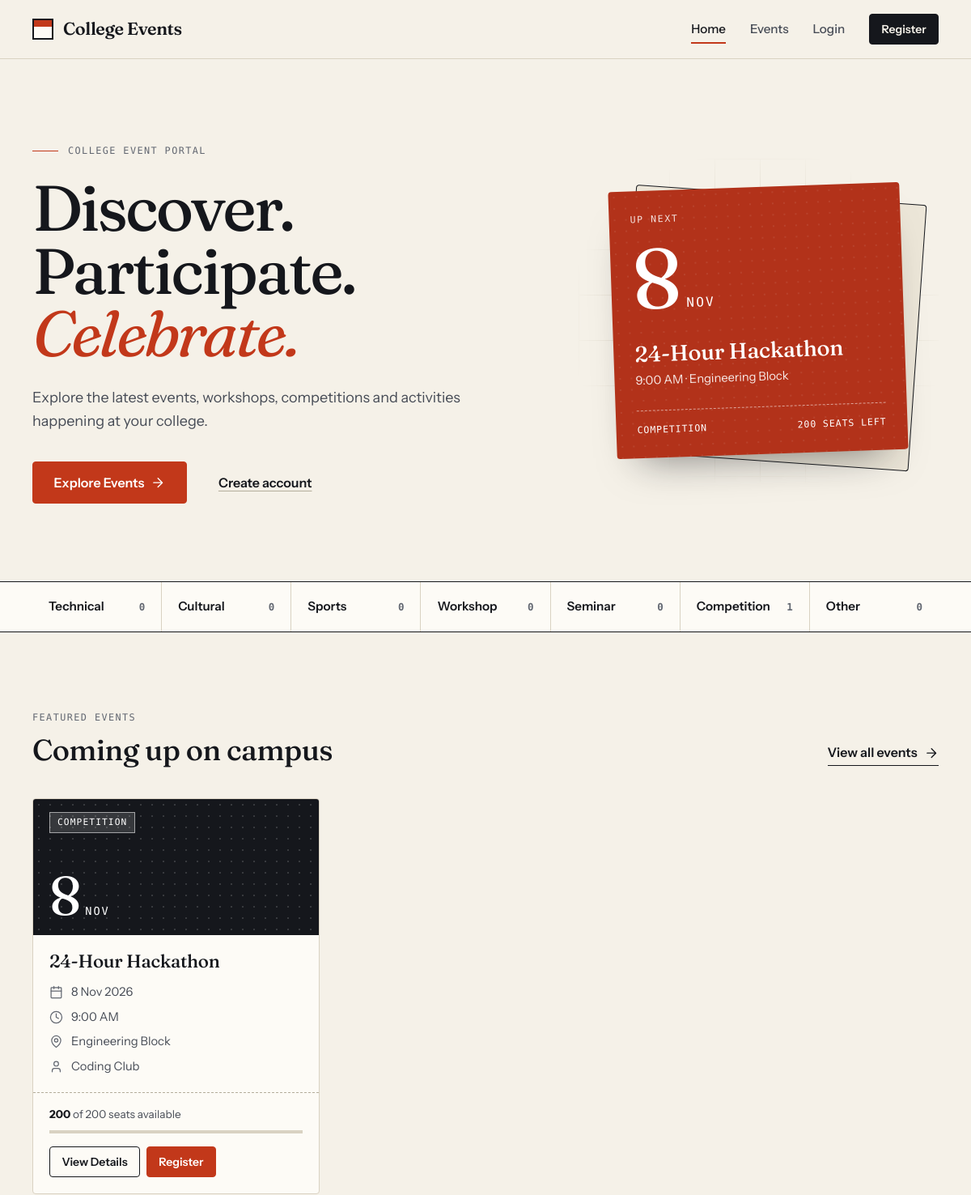
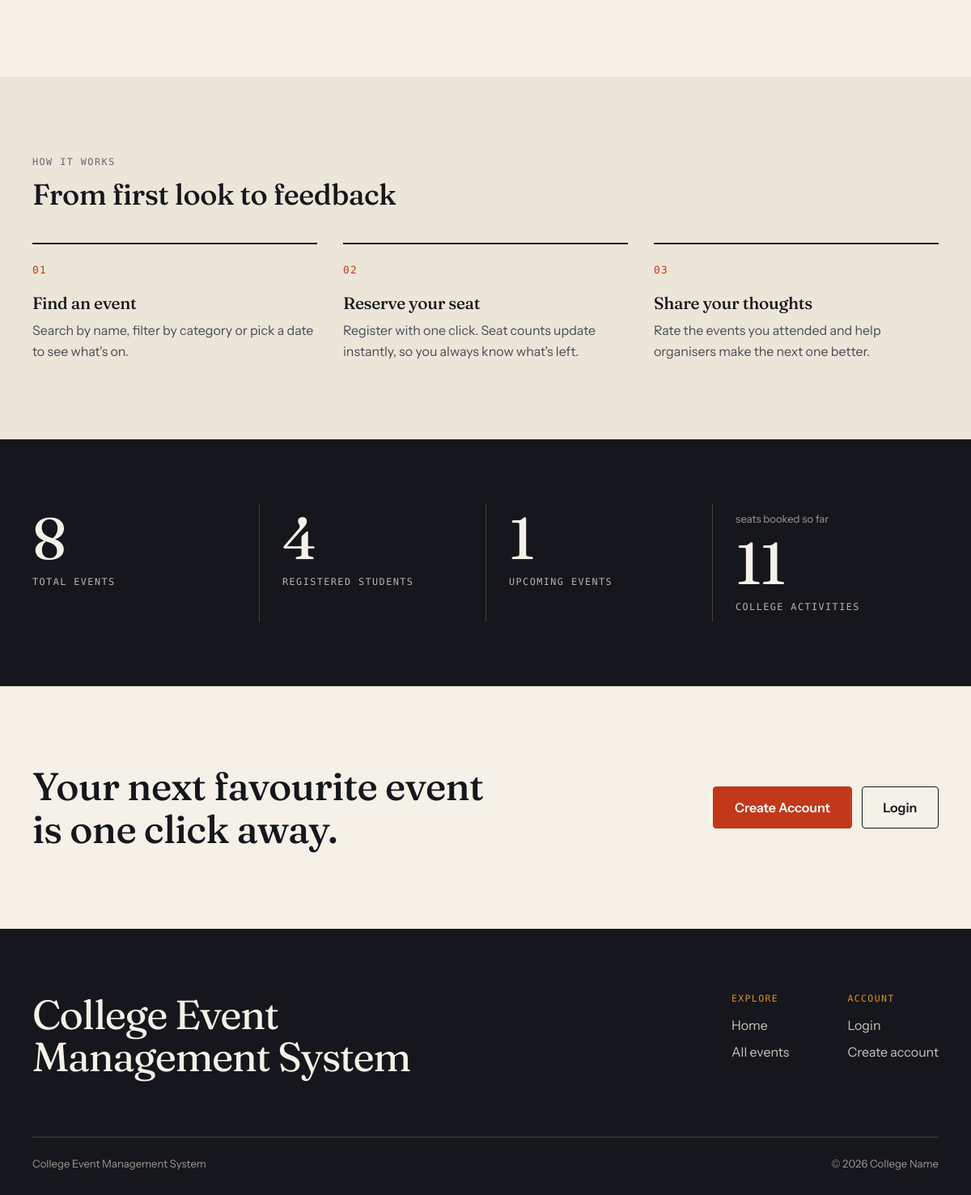
The page / on the database its author committed (2 pictures, top to bottom).
### tables this page shows
CREATE TABLE events (
    id INTEGER PRIMARY KEY AUTOINCREMENT,
    title TEXT NOT NULL,
    description TEXT NOT NULL,
    date TEXT NOT NULL,
    time TEXT NOT NULL,
    venue TEXT NOT NULL,
    organizer TEXT NOT NULL,
    category TEXT NOT NULL,
    capacity INTEGER DEFAULT 100,
    image TEXT,
    created_at TIMESTAMP DEFAULT CURRENT_TIMESTAMP
, updated_at TIMESTAMP);

### app.py (the view)
@app.route("/")
def index():
    upcoming, _ = split_events(get_all_events())
    stats = {
        "events": scalar("SELECT COUNT(*) FROM events"),
        "students": scalar("SELECT COUNT(DISTINCT user_id) FROM registrations"),
        "upcoming": len(upcoming),
        "activities": scalar("SELECT COUNT(*) FROM registrations"),
    }
    category_counts = {name: 0 for name in CATEGORIES}
    for event in upcoming:
        if event["category"] in category_counts:
            category_counts[event["category"]] += 1
    return render_template(
        "index.html",
        featured=upcoming[:6],
        next_event=upcoming[0] if upcoming else None,
        stats=stats,
        category_counts=category_counts,
        registered_ids=get_registered_ids(session.get("user_id")))

### app.py (called while the page is built)
def get_db_connection():
    conn = sqlite3.connect(DATABASE)
    conn.row_factory = sqlite3.Row
    conn.execute("PRAGMA foreign_keys = ON")
    return conn

def query(sql, params=(), one=False):
    conn = get_db_connection()
    try:
        rows = conn.execute(sql, params).fetchall()
    finally:
        conn.close()
    if one:
        return rows[0] if rows else None
    return rows

def scalar(sql, params=()):
    row = query(sql, params, one=True)
    return row[0] if row else None

def now_string():
    return datetime.now().strftime("%Y-%m-%d %H:%M")

def is_past(event_date, event_time):
    return f"{event_date} {event_time}" < now_string()

def decorate_event(row):
    event = dict(row)
    capacity = event["capacity"] or 0
    event["available"] = max(capacity - event["registered_count"], 0)
    event["is_full"] = event["available"] == 0
    event["is_past"] = is_past(event["date"], event["time"])
    event["percent_filled"] = (min(100, round(event["registered_count"] * 100 / capacity))
                               if capacity else 100)
    if event["date"] < date.today().isoformat():
        event["status"] = "Completed"
    elif event["is_past"]:
        event["status"] = "Ongoing"
    else:
        event["status"] = "Upcoming"
    return event

def get_all_events():
    rows = query(EVENT_SQL + " ORDER BY e.date ASC, e.time ASC")
    return [decorate_event(row) for row in rows]

def split_events(events):
    upcoming = [e for e in events if not e["is_past"]]
    past = [e for e in events if e["is_past"]][::-1]
    return upcoming, past

def get_registered_ids(user_id):
    if not user_id:
        return set()
    rows = query("SELECT event_id FROM registrations WHERE user_id = ?", (user_id,))
    return {row["event_id"] for row in rows}

def _parse_date(value):
    try:
        return datetime.strptime(str(value)[:10], "%Y-%m-%d")
    except ValueError:
        return None

@app.template_filter("fdate")
def format_date(value):
    if not value:
        return "\u2014"
    parsed = _parse_date(value)
    return f"{parsed.day} {parsed.strftime('%b %Y')}" if parsed else value

@app.template_filter("day")
def format_day(value):
    parsed = _parse_date(value)
    return parsed.day if parsed else ""

@app.template_filter("month")
def format_month(value):
    parsed = _parse_date(value)
    return parsed.strftime("%b").upper() if parsed else ""

### templates/index.html (shortened to what this page needs)
{% extends "base.html" %}
{% from "_macros.html" import event_card with context %}
{% block content %}
<section class="hero" aria-labelledby="hero-title">
  <div class="container hero__grid">
    <div class="hero__copy">
      <p class="eyebrow eyebrow--rule">College event portal</p>
      <h1 class="display" id="hero-title">Discover. Participate. <em>Celebrate.</em></h1>
      <p class="lede">Explore the latest events, workshops, competitions and activities happening at your college.</p>
      <div class="hero__actions">
        <a class="btn btn--primary btn--lg" id="hero-explore" href="{{ url_for('events') }}">Explore Events {{ icon('arrow') }}</a>
        {% if not current_user %}
          <a class="btn btn--ghost btn--lg" id="hero-register" href="{{ url_for('register') }}">Create account</a>
        {% endif %}
      </div>
    </div>
    <div class="hero__art">
      {% if next_event %}
        <a class="ticket cat-{{ next_event.category|lower }}" id="hero-next-event" href="{{ url_for('event_detail', event_id=next_event.id) }}">
          <span class="ticket__label">Up next</span>
          <span class="ticket__date"><strong>{{ next_event.date|day }}</strong><span>{{ next_event.date|month }}</span></span>
          <span class="ticket__title">{{ next_event.title }}</span>
          <span class="ticket__meta">{{ next_event.time|ftime }} &middot; {{ next_event.venue }}</span>
          <span class="ticket__foot">
            <span>{{ next_event.category }}</span>
            <span>{% if next_event.is_full %}Event Full{% else %}{{ next_event.available }} seats left{% endif %}</span>
          </span>
        </a>
      {% else %}
        <div class="ticket ticket--empty">
          <span class="ticket__label">Up next</span>
          <span class="ticket__title">New events are on the way.</span>
        </div>
      {% endif %}
    </div>
  </div>
</section>
<section class="category-strip" aria-label="Browse by category">
  <div class="container">
    <ul class="category-strip__list">
      {% for name in categories %}
        <li>
          <a href="{{ url_for('events', category=name) }}">
            <span>{{ name }}</span>
            <small>{{ category_counts[name] }}</small>
          </a>
        </li>
      {% endfor %}
    </ul>
  </div>
</section>
<section class="section" aria-labelledby="featured-title">
  <div class="container">
    <div class="section-head">
      <div>
        <p class="eyebrow">Featured events</p>
        <h2 id="featured-title">Coming up on campus</h2>
      </div>
      <a class="link-arrow" href="{{ url_for('events') }}">View all events {{ icon('arrow') }}</a>
    </div>
    {% if featured %}
      <div class="card-grid">
        {% for e in featured %}{{ event_card(e, registered_ids) }}{% endfor %}
      </div>
    {% else %}
      <div class="empty">
        <h3>No upcoming events yet</h3>
        <p>Check back soon. New events are added regularly.</p>
      </div>
    {% endif %}
  </div>
</section>
<section class="section section--tint" aria-labelledby="steps-title">
  <div class="container">
    <div class="section-head">
      <div>
        <p class="eyebrow">How it works</p>
        <h2 id="steps-title">From first look to feedback</h2>
      </div>
    </div>
    <ol class="steps">
      <li>
        <span class="steps__num">01</span>
        <h3>Find an event</h3>
        <p>Search by name, filter by category or pick a date to see what's on.</p>
      </li>
      <li>
        <span class="steps__num">02</span>
        <h3>Reserve your seat</h3>
        <p>Register with one click. Seat counts update instantly, so you always know what's left.</p>
      </li>
      <li>
        <span class="steps__num">03</span>
        <h3>Share your thoughts</h3>
        <p>Rate the events you attended and help organisers make the next one better.</p>
      </li>
    </ol>
  </div>
</section>
<section class="stats" aria-label="College event statistics">
  <div class="container">
    <dl class="stats__grid">
      <div class="stats__item">
        <dt>Total Events</dt>
        <dd>{{ stats.events }}</dd>
      </div>
      <div class="stats__item">
        <dt>Registered Students</dt>
        <dd>{{ stats.students }}</dd>
      </div>
      <div class="stats__item">
        <dt>Upcoming Events</dt>
        <dd>{{ stats.upcoming }}</dd>
      </div>
      <div class="stats__item">
        <dt>College Activities</dt>
        <dd>{{ stats.activities }}</dd>
        <p>seats booked so far</p>
      </div>
    </dl>
  </div>
</section>
{% if not current_user %}
<section class="section cta" aria-labelledby="cta-title">
  <div class="container cta__inner">
    <h2 id="cta-title">Your next favourite event is one click away.</h2>
    <div class="cta__actions">
      <a class="btn btn--primary btn--lg" id="cta-register" href="{{ url_for('register') }}">Create Account</a>
      <a class="btn btn--outline btn--lg" id="cta-login" href="{{ url_for('login') }}">Login</a>
    </div>
  </div>
</section>
{% endif %}
{% endblock %}

### templates/_macros.html (shortened to what this page needs)
{% macro seats(e) %}
  {% if e.is_past %}
    <p class="seats seats--ended">Event ended</p>
  {% elif e.is_full %}
    <p class="seats seats--full">Event Full</p>
  {% else %}
    <p class="seats{{ ' seats--low' if e.percent_filled >= 80 else '' }}">
      <strong>{{ e.available }}</strong> of {{ e.capacity }} seats available
    </p>
  {% endif %}
  <div class="meter" aria-hidden="true"><span style="--fill: {{ e.percent_filled }}%"></span></div>
{% endmacro %}
{% macro event_card(e, registered_ids) %}
  {% set detail_url = url_for('event_detail', event_id=e.id) %}
  <article class="event-card cat-{{ e.category|lower }}{{ ' is-past' if e.is_past else '' }}"
           data-title="{{ e.title|lower }}"
           data-category="{{ e.category }}"
           data-date="{{ e.date }}"
           data-search="{{ (e.title ~ ' ' ~ e.venue ~ ' ' ~ e.organizer ~ ' ' ~ e.description)|lower }}">
    <a class="event-card__cover{{ ' has-image' if e.image else '' }}" href="{{ detail_url }}" tabindex="-1" aria-hidden="true">
      <span class="event-card__date"><strong>{{ e.date|day }}</strong><span>{{ e.date|month }}</span></span>
      <span class="event-card__cat">{{ e.category }}</span>
    </a>
    <div class="event-card__body">
      <h3 class="event-card__title"><a href="{{ detail_url }}">{{ e.title }}</a></h3>
      <ul class="meta-list">
        <li>{{ icon('calendar') }}<span>{{ e.date|fdate }}</span></li>
        <li>{{ icon('clock') }}<span>{{ e.time|ftime }}</span></li>
        <li>{{ icon('pin') }}<span>{{ e.venue }}</span></li>
        <li>{{ icon('user') }}<span>{{ e.organizer }}</span></li>
      </ul>
    </div>
    <div class="event-card__foot">
      {{ seats(e) }}
      <div class="event-card__actions">
        <a class="btn btn--outline btn--sm" href="{{ detail_url }}">View Details</a>
        {% if e.is_past %}
        {% elif current_user and current_user.role == 'admin' %}
          <a class="btn btn--dark btn--sm" href="{{ url_for('edit_event', event_id=e.id) }}">{{ icon('edit') }}Edit</a>
        {% elif e.id in registered_ids %}
          <span class="badge badge--ok">{{ icon('check') }}Registered</span>
        {% elif e.is_full %}
          <button class="btn btn--sm" type="button" disabled>Event Full</button>
        {% elif current_user %}
          <form method="post" action="{{ url_for('register_event', event_id=e.id) }}">
            <input type="hidden" name="csrf_token" value="{{ csrf_token() }}">
            <input type="hidden" name="next" value="{{ request.full_path.rstrip('?') }}">
            <button class="btn btn--primary btn--sm" type="submit">Register</button>
          </form>
        {% else %}
          <a class="btn btn--primary btn--sm" href="{{ url_for('login', next=detail_url) }}">Register</a>
        {% endif %}
      </div>
    </div>
  </article>
{% endmacro %}

### rows shown on the page
events: date|day "8", date|month "NOV", title "24-Hour Hackathon", time|ftime "9:00 AM", venue "Engineering Block", category "COMPETITION", date|fdate "8 Nov 2026", organizer "Coding Club", available "200", capacity "200"

### other values the page prints
{{ next_event.available }} "200"
{{ name }} "Technical" "Cultural" "Sports" "Workshop" "Seminar" "Competition" "Other"
{{ category_counts[name] }} "0" "0" "0" "0" "0" "1" "0"
{{ stats.events }} "8"
{{ stats.students }} "4"
{{ stats.upcoming }} "1"
{{ stats.activities }} "11"
